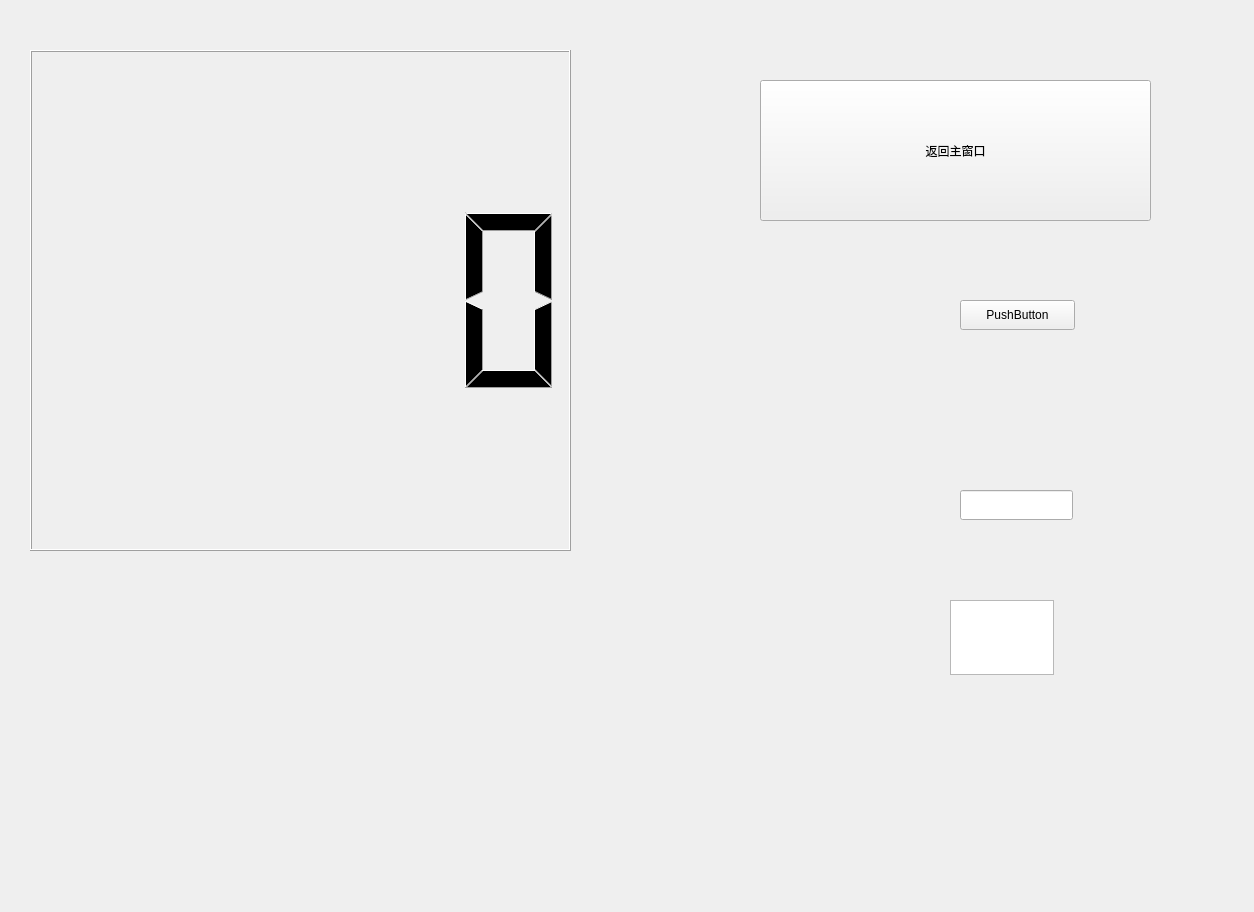
<?xml version="1.0" encoding="UTF-8"?>
<ui version="4.0">
 <class>Form</class>
 <widget class="QWidget" name="Form">
  <property name="geometry">
   <rect>
    <x>0</x>
    <y>0</y>
    <width>1254</width>
    <height>912</height>
   </rect>
  </property>
  <property name="windowTitle">
   <string>Form</string>
  </property>
  <widget class="QWidget" name="verticalLayoutWidget">
   <property name="geometry">
    <rect>
     <x>30</x>
     <y>50</y>
     <width>541</width>
     <height>501</height>
    </rect>
   </property>
   <layout class="QVBoxLayout" name="verticalLayout">
    <item>
     <widget class="QLCDNumber" name="lcdNumber"/>
    </item>
   </layout>
  </widget>
  <widget class="QPushButton" name="pushButton">
   <property name="geometry">
    <rect>
     <x>760</x>
     <y>80</y>
     <width>391</width>
     <height>141</height>
    </rect>
   </property>
   <property name="text">
    <string>返回主窗口</string>
   </property>
  </widget>
  <widget class="QPushButton" name="pushButton_2">
   <property name="geometry">
    <rect>
     <x>960</x>
     <y>300</y>
     <width>115</width>
     <height>30</height>
    </rect>
   </property>
   <property name="text">
    <string>PushButton</string>
   </property>
  </widget>
  <widget class="QLineEdit" name="lineEdit">
   <property name="geometry">
    <rect>
     <x>960</x>
     <y>490</y>
     <width>113</width>
     <height>30</height>
    </rect>
   </property>
  </widget>
  <widget class="QTextEdit" name="textEdit">
   <property name="geometry">
    <rect>
     <x>950</x>
     <y>600</y>
     <width>104</width>
     <height>75</height>
    </rect>
   </property>
  </widget>
 </widget>
 <resources/>
 <connections/>
</ui>
